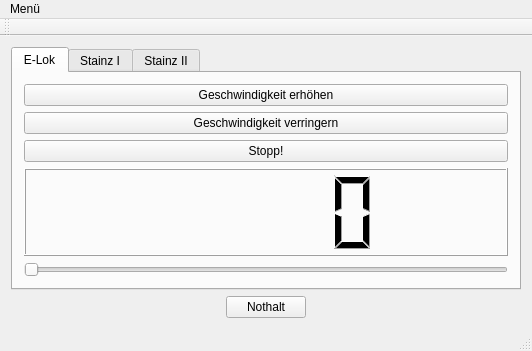
<?xml version="1.0" encoding="UTF-8"?>
<ui version="4.0">
 <class>MainWindow</class>
 <widget class="QMainWindow" name="MainWindow">
  <property name="geometry">
   <rect>
    <x>0</x>
    <y>0</y>
    <width>532</width>
    <height>351</height>
   </rect>
  </property>
  <property name="windowTitle">
   <string>Eisenbahn Fernsteuerung</string>
  </property>
  <property name="tabShape">
   <enum>QTabWidget::Rounded</enum>
  </property>
  <widget class="QWidget" name="centralWidget">
   <layout class="QGridLayout" name="gridLayout_2">
    <item row="0" column="0">
     <layout class="QGridLayout" name="gridLayout">
      <item row="0" column="0">
       <widget class="QTabWidget" name="selectEngine">
        <property name="currentIndex">
         <number>0</number>
        </property>
        <widget class="QWidget" name="engine1">
         <attribute name="title">
          <string>E-Lok</string>
         </attribute>
         <layout class="QVBoxLayout" name="verticalLayout_2">
          <item>
           <layout class="QVBoxLayout" name="verticalLayout">
            <item>
             <widget class="QPushButton" name="speed1plus">
              <property name="text">
               <string>Geschwindigkeit erhöhen</string>
              </property>
             </widget>
            </item>
            <item>
             <widget class="QPushButton" name="speed1minus">
              <property name="text">
               <string>Geschwindigkeit verringern</string>
              </property>
             </widget>
            </item>
            <item>
             <widget class="QPushButton" name="stop1">
              <property name="text">
               <string>Stopp!</string>
              </property>
             </widget>
            </item>
            <item>
             <widget class="QLCDNumber" name="speed1"/>
            </item>
            <item>
             <widget class="QSlider" name="slider1">
              <property name="orientation">
               <enum>Qt::Horizontal</enum>
              </property>
             </widget>
            </item>
           </layout>
          </item>
         </layout>
        </widget>
        <widget class="QWidget" name="engine2">
         <attribute name="title">
          <string>Stainz I</string>
         </attribute>
         <layout class="QVBoxLayout" name="verticalLayout_4">
          <item>
           <layout class="QVBoxLayout" name="verticalLayout_3">
            <item>
             <widget class="QPushButton" name="speed2plus">
              <property name="text">
               <string>Geschwindigkeit erhöhen</string>
              </property>
             </widget>
            </item>
            <item>
             <widget class="QPushButton" name="speed2plus_2">
              <property name="text">
               <string>Geschwindigkeit verringern</string>
              </property>
             </widget>
            </item>
            <item>
             <widget class="QPushButton" name="stop2">
              <property name="text">
               <string>Stopp!</string>
              </property>
             </widget>
            </item>
            <item>
             <widget class="QLCDNumber" name="speed2"/>
            </item>
            <item>
             <widget class="QSlider" name="slider2">
              <property name="orientation">
               <enum>Qt::Horizontal</enum>
              </property>
             </widget>
            </item>
           </layout>
          </item>
         </layout>
        </widget>
        <widget class="QWidget" name="engine3">
         <attribute name="title">
          <string>Stainz II</string>
         </attribute>
        </widget>
       </widget>
      </item>
     </layout>
    </item>
    <item row="1" column="0" alignment="Qt::AlignHCenter">
     <widget class="QPushButton" name="pushButton">
      <property name="text">
       <string>Nothalt</string>
      </property>
     </widget>
    </item>
   </layout>
  </widget>
  <widget class="QToolBar" name="mainToolBar">
   <attribute name="toolBarArea">
    <enum>TopToolBarArea</enum>
   </attribute>
   <attribute name="toolBarBreak">
    <bool>false</bool>
   </attribute>
  </widget>
  <widget class="QStatusBar" name="statusBar"/>
  <widget class="QMenuBar" name="menuBar">
   <property name="geometry">
    <rect>
     <x>0</x>
     <y>0</y>
     <width>532</width>
     <height>21</height>
    </rect>
   </property>
   <widget class="QMenu" name="menuMen">
    <property name="title">
     <string>Menü</string>
    </property>
    <addaction name="actionVerbindung_testen"/>
    <addaction name="actionBeenden"/>
   </widget>
   <addaction name="menuMen"/>
  </widget>
  <action name="actionVerbindung_testen">
   <property name="text">
    <string>Verbindung testen</string>
   </property>
  </action>
  <action name="actionBeenden">
   <property name="checkable">
    <bool>false</bool>
   </property>
   <property name="text">
    <string>Beenden</string>
   </property>
   <property name="shortcutContext">
    <enum>Qt::WidgetShortcut</enum>
   </property>
  </action>
 </widget>
 <layoutdefault spacing="6" margin="11"/>
 <resources/>
 <connections/>
</ui>
